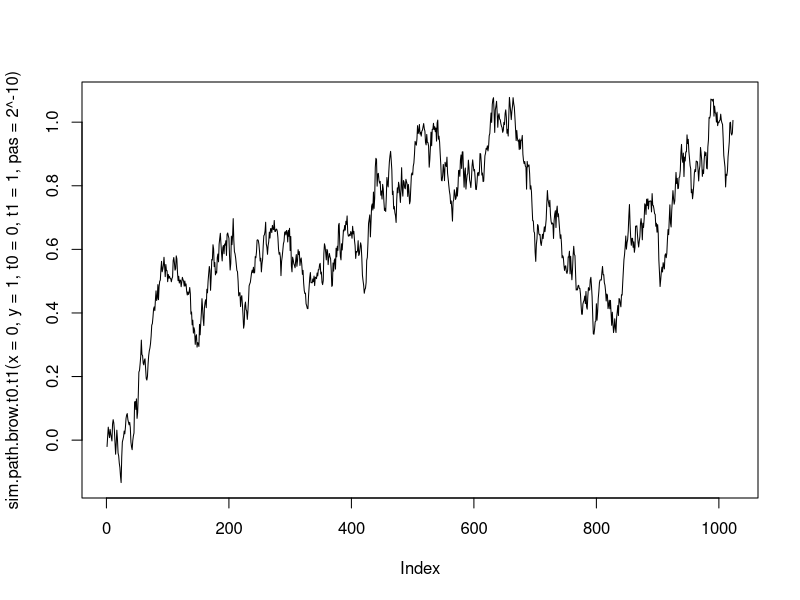

Write the R code that produced this figure.
##' .. content for \description{} (no empty lines) ..
##'
##' .. content for \details{} ..
##' @title  
##' @param u 
##' @param T  
##' @return 
##' @author Ettabib Mohammad
h <- function(u,T=T){
    return (1/sqrt(2*pi)*exp(-(u-x)^2/(2*T)))
}



##' .. content for \description{} (no empty lines) ..
##'
##' .. content for \details{} ..
##' @title 
##' @param n the number of realisations 
##' @return a realisation of the function h
##' @author Ettabib Mohammad
sim.h <- function(n=1){
    return (rnorm(n=n,mean=x,sd=sqrt(T)))
}

##' .. content for \description{} (no empty lines) ..
##' build a 
##' .. content for \details{} ..
##' @title 
##' @param x 
##' @param y 
##' @param N 
##' @param t0 
##' @param t1 
##' @return path as vector
##' @author Ettabib Mohammad
sim.path.brow.t0.t1 <- function(x,y,t0,t1,pas){
    if (t1-t0>pas){
        sigma = sqrt(t1 - t0) / 2
        Y <- rnorm(n = 1,mean = (x + y) / 2,sd = sigma)
        pathl <- sim.path.brow.t0.t1(x = x,y = Y,t0 = t0,t1 = (t0 + t1) / 2,pas = pas)
        pathr <- sim.path.brow.t0.t1(x = Y,y = y,t0=(t0 + t1) / 2,t1 = t1,pas = pas)
        return (c(pathl,Y,pathr))
    }else{
        return (c())
    }
}


## Simulation of a brownian path knowing that x and y
plot(sim.path.brow.t0.t1(x=0,y=1,t0=0,t1=1,pas=2^-10),type="l")



##' this is the implementation of the first algorithme of Beskos
##' @title 
##' @param X 
##' @param T0 
##' @param T1 
##' @param PAS 
##' @return 
##' @author Ettabib Mohammad
Algorithme.1 <- function(X=x,T0=0,T1=T,PAS=2^-4){
    while(TRUE){
        ##browser()
        Z <- c()
        Y <- c()
        Y <- sim.h()
        Z <- sim.path.brow.t0.t1(x = X,y = Y,t0 = T0,t1 = T1,pas = PAS)
        index.min <- which.min(Z)
        m <- T0+index.min*PAS
        M <- max(phi(Z[index.min:length(Z)])-min.phi)
        N <- rpois(n=1,lambda=T*M)
        U <- runif(n=N,min=0,max=T)
        V <- runif(n=N,min=0,max=M)
        i=floor((U-T0)/PAS)+1
        if(N>0){
            if(phi(Z[i])-min.phi<V){
                return (Z)
            }
        }
    }
}

## Z <- Algorithme.1()
## plot(Z,type="l")





